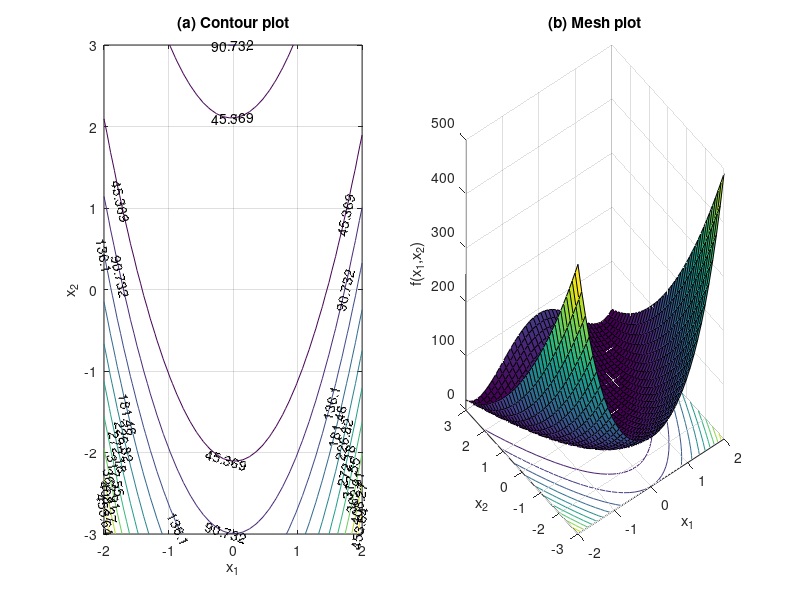

MATLAB code to generate this figure:
x=linspace(-2,2,40);y=linspace(-3,3,40);
[X,Y] = meshgrid(x,y);
% Z=2+X-Y+2*X.^2+2*X.*Y+Y.^2;
Z = 10*(Y-X.^2).^2+(X-1).^2;
subplot(1,2,1);
cs=contour(X,Y,Z);clabel(cs);
xlabel('x_1');ylabel('x_2');
title('(a) Contour plot');grid;
subplot(1,2,2);
cs=surfc(X,Y,Z);
zmin=floor(min(Z));
zmax=ceil(max(Z));
xlabel('x_1');ylabel('x_2');zlabel('f(x_1,x_2)');
title('(b) Mesh plot');